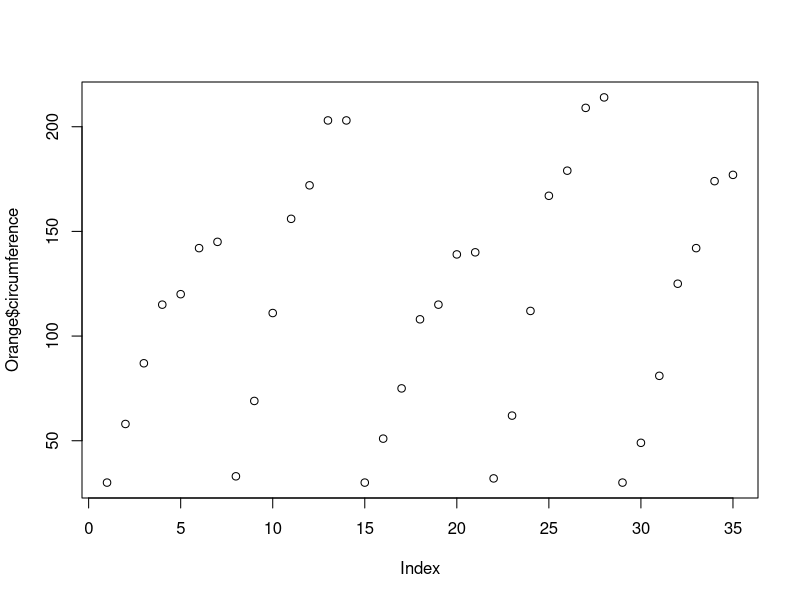
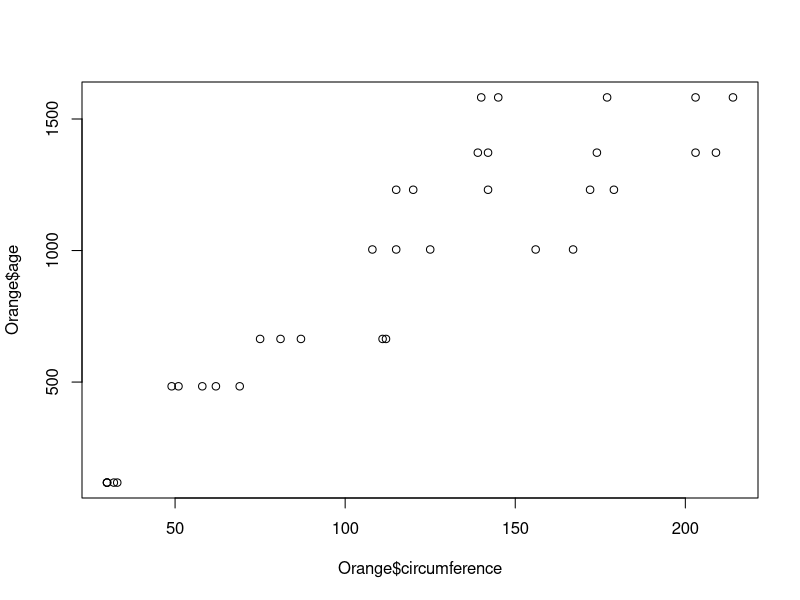
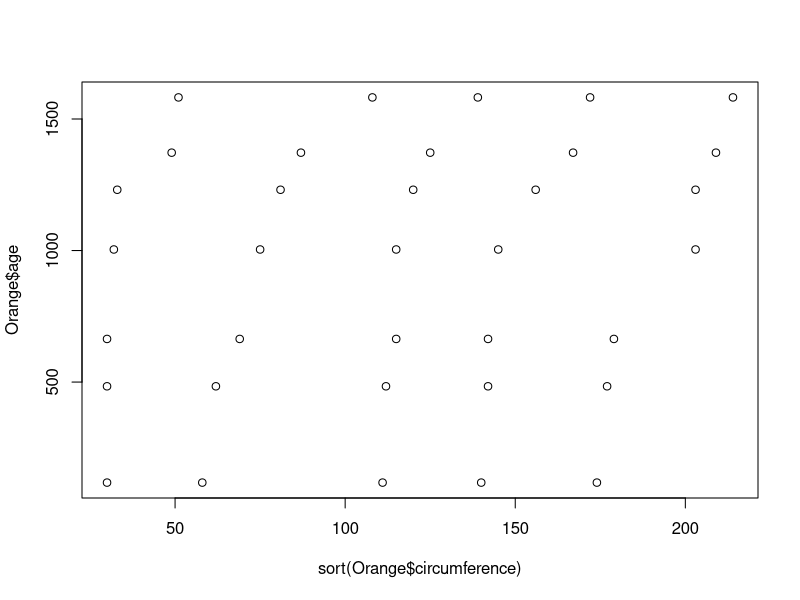
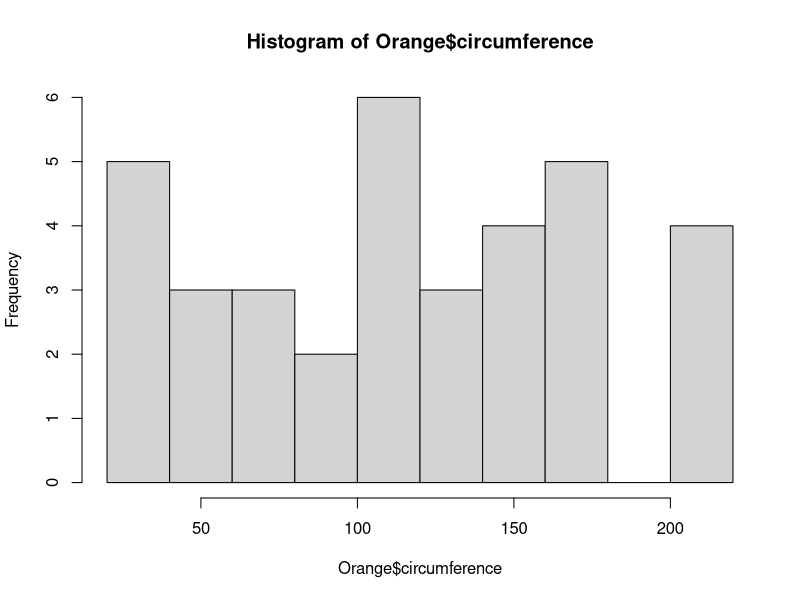
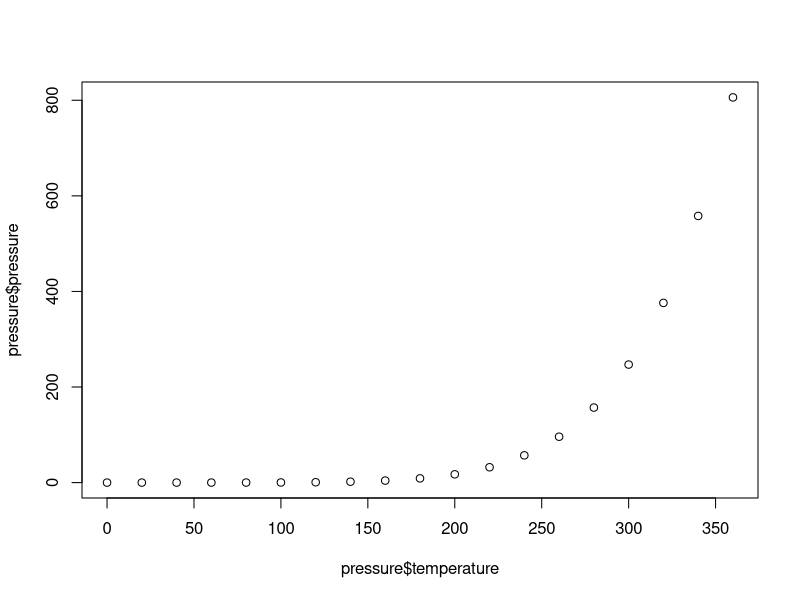
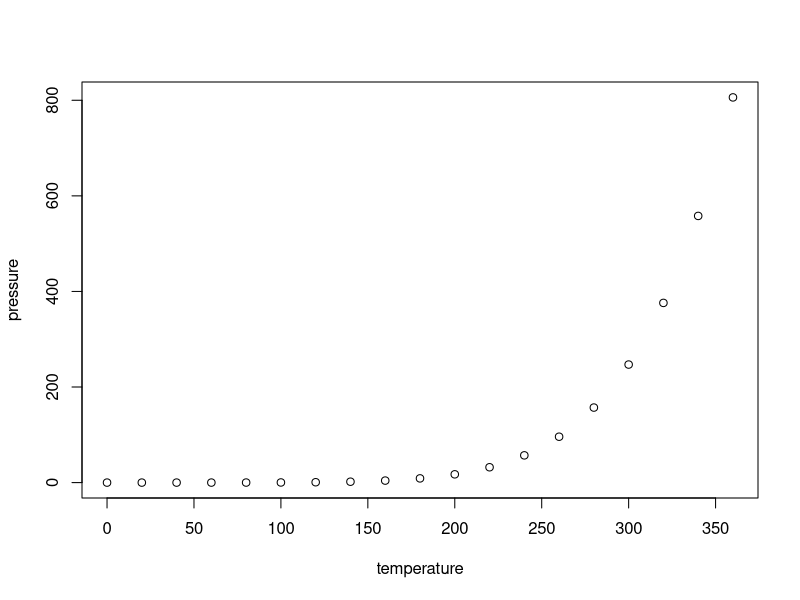

Write the R code that produced these figures, in order.
## ---- chunk 1
Orange
plot(Orange$circumference)
plot(Orange$circumference,Orange$age)
plot(sort(Orange$circumference),Orange$age)
?sort
hist(Orange$circumference)
pressure
plot(pressure$temperature,pressure$pressure)
## ---- chunk 2
knitr::opts_chunk$set(echo = TRUE)
## ---- chunk 3
summary(cars)
## ---- chunk 4
plot(pressure)
